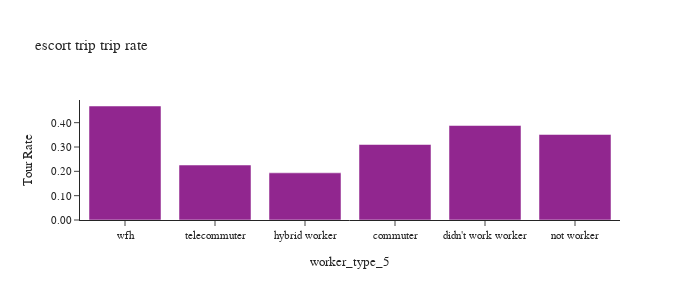

Here is the notebook cell this chart was saved with:
### Code cell
df_plot = calc_rates(survey_person_day,'escort_stops')

plot_tour_rate(df_plot, 'escort_stops', "escort trip trip rate")

### Figure 1 — Plotly figure (JSON) as saved in the notebook; plotly's stock layout.template omitted (floating-point values rounded to 4 significant figures)
{"data": [{"alignmentgroup": "True", "customdata": [[224300.0, 722800.0], [121500.0, 313000.0], [36500.0, 188300.0], [600600.0, 1708000.0], [35540.0, 157300.0], [101900.0, 217600.0]], "hovertemplate": "worker_type_5=%{x}<br>escort_stops_rate=%{y}<br>escort_stops_wt=%{customdata[0]}<br>pdexpfac_sum=%{customdata[1]}<extra></extra>", "legendgroup": "", "marker": {"color": "#91268F", "pattern": {"shape": ""}}, "name": "", "offsetgroup": "", "orientation": "v", "showlegend": false, "textposition": "auto", "type": "bar", "x": ["commuter", "didn't work worker", "hybrid worker", "not worker", "telecommuter", "wfh"], "xaxis": "x", "y": [0.3103, 0.3883, 0.1938, 0.3515, 0.2259, 0.4685], "yaxis": "y"}], "layout": {"barmode": "group", "font": {"size": 11}, "height": 300, "legend": {"tracegroupgap": 0}, "title": {"text": "escort trip trip rate"}, "width": 700, "xaxis": {"anchor": "y", "categoryarray": ["wfh", "telecommuter", "hybrid worker", "commuter", "didn't work worker"], "categoryorder": "array", "domain": [0.0, 1.0], "title": {"text": "worker_type_5"}}, "yaxis": {"anchor": "x", "domain": [0.0, 1.0], "tickformat": ".2f", "title": {"text": "Tour Rate"}}}}
